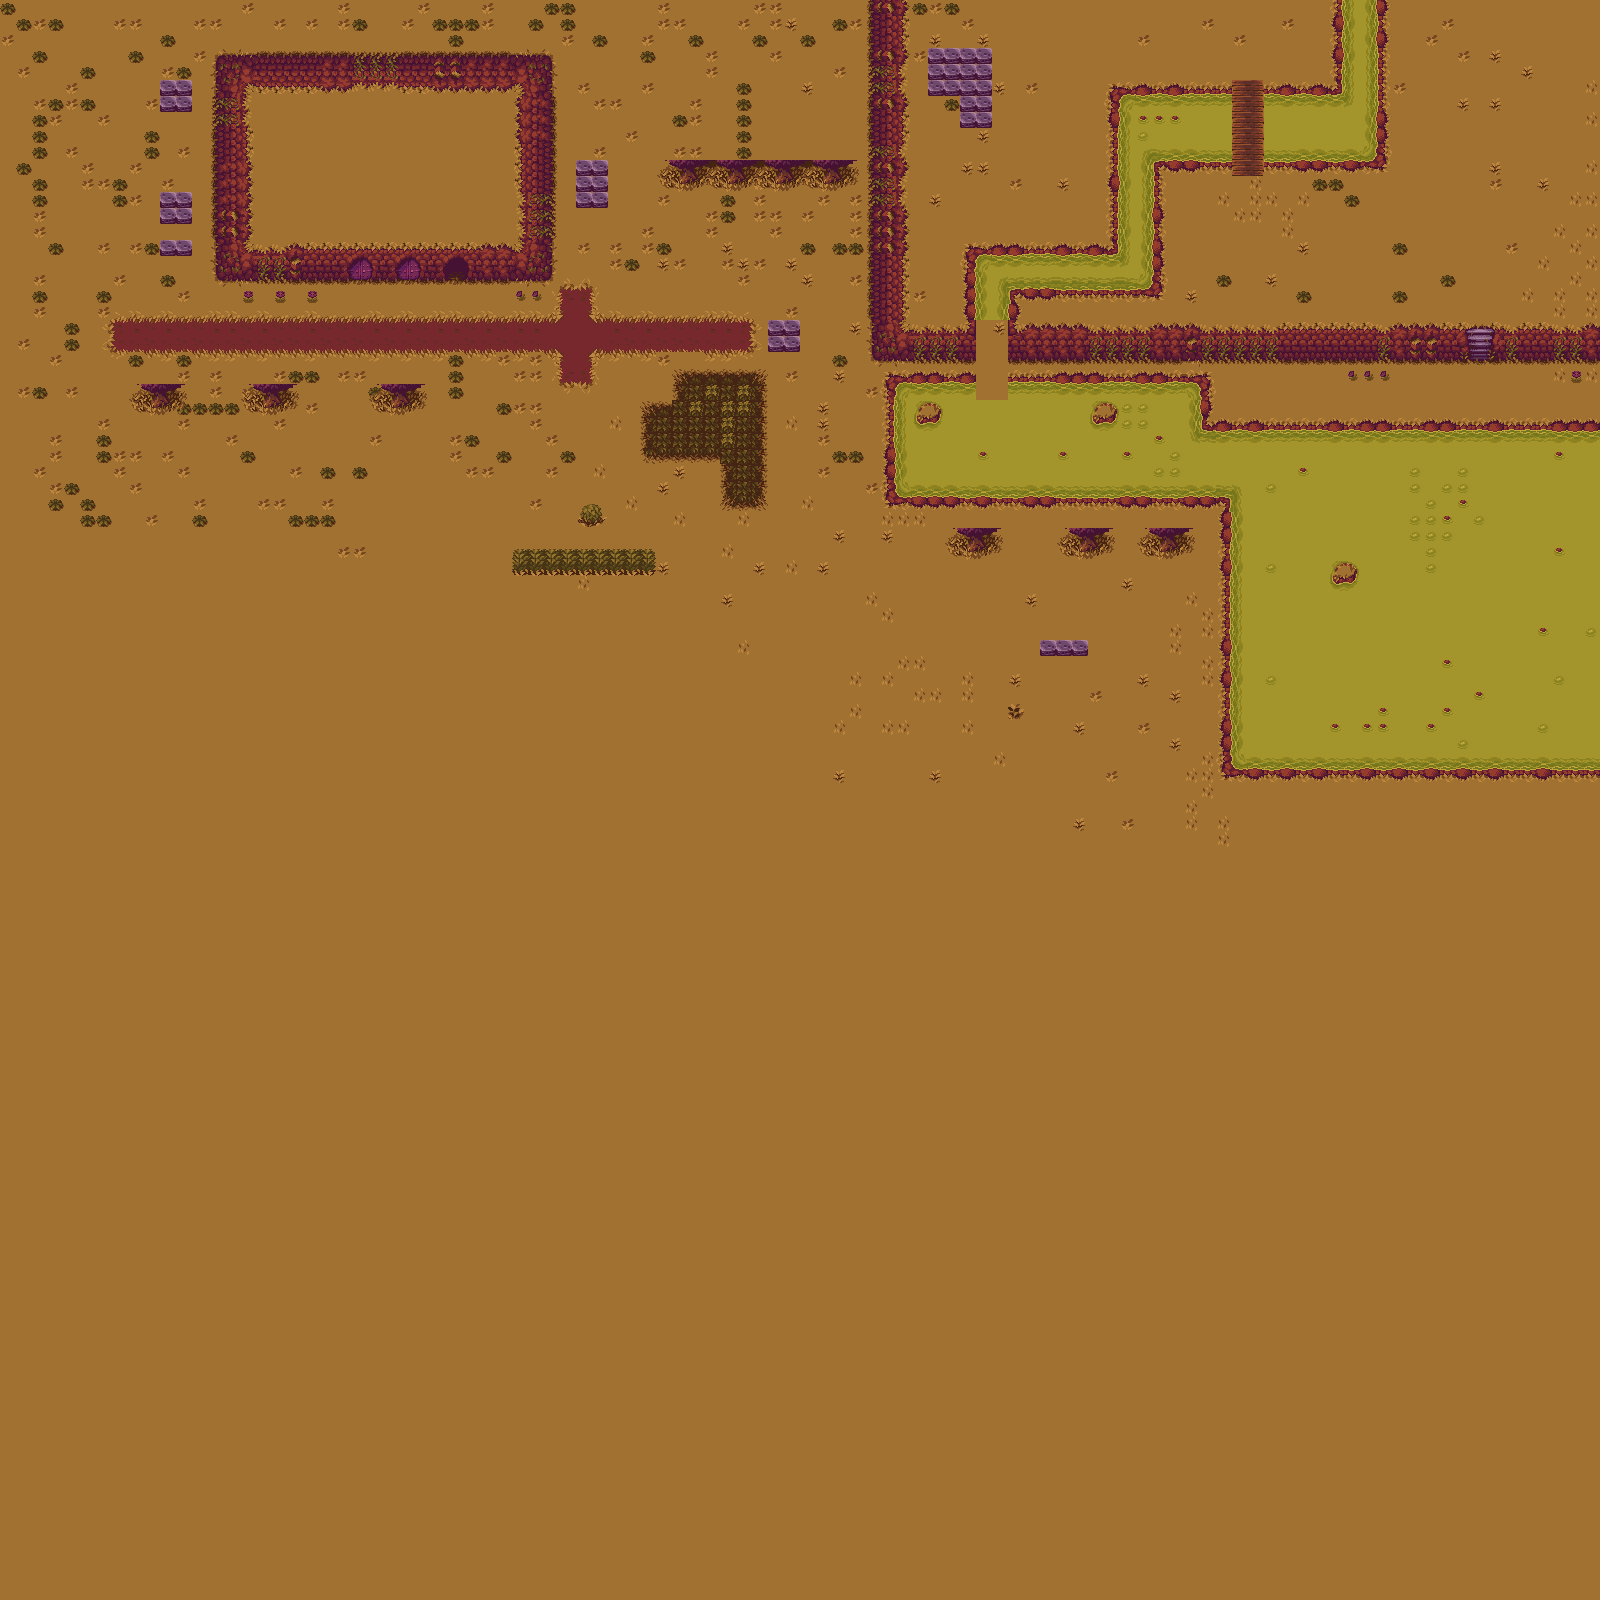

Tiled map render using the project's own tile images. Description and the map definition, with tile-layer contents summarised, below:
An orthogonal 100x100 tile map with 16x16 px tiles, 2 tile layers (Ground Layer 1, Ground Layer 2), 2 hidden layers not drawn, 2 tilesets and 24 objects (18x Coin, 5x Mole, Player).

<map version="1.8" tiledversion="1.8.1" orientation="orthogonal" renderorder="right-down" width="100" height="100" tilewidth="16" tileheight="16" infinite="0" nextlayerid="11" nextobjectid="40">
 <tileset firstgid="1" source="tileset.tsx" />
 <tileset firstgid="1089" source="simplewater.tsx" />
 <layer id="6" name="Ground Layer 1" width="100" height="100">
  <data>[10000 cells, 10000 non-empty, 159 distinct tile ids]</data>
 </layer>
 <layer id="7" name="Ground Layer 2" width="100" height="100">
  <data>[10000 cells, 1326 non-empty, 142 distinct tile ids]</data>
 </layer>
 <layer id="10" name="Dynamic Layer 1" width="100" height="100" visible="0">
  <data>[10000 cells, 1 non-empty, 1 distinct tile ids]</data>
 </layer>
 <objectgroup id="9" name="Object Layer 1">
  <object id="4" type="Player" x="360" y="296">
   <properties>
    <property name="FaceDirection" value="Down" />
   </properties>
   <point />
  </object>
  <object id="5" type="Mole" x="176" y="140">
   <properties>
    <property name="FaceDirection" value="Down" />
   </properties>
   <point />
  </object>
  <object id="9" type="Mole" x="928" y="156">
   <properties>
    <property name="FaceDirection" value="Down" />
   </properties>
   <point />
  </object>
  <object id="6" type="Mole" x="144" y="220">
   <properties>
    <property name="FaceDirection" value="Right" />
   </properties>
   <point />
  </object>
  <object id="16" type="Mole" x="1008" y="61.5">
   <properties>
    <property name="FaceDirection" value="Right" />
   </properties>
   <point />
  </object>
  <object id="7" type="Coin" x="742.667" y="328">
   <point />
  </object>
  <object id="10" type="Coin" x="1080.17" y="43">
   <point />
  </object>
  <object id="13" type="Coin" x="1080.17" y="59">
   <point />
  </object>
  <object id="11" type="Coin" x="1097.67" y="43.5">
   <point />
  </object>
  <object id="14" type="Coin" x="1097.67" y="59.5">
   <point />
  </object>
  <object id="12" type="Coin" x="1114.67" y="43.5">
   <point />
  </object>
  <object id="15" type="Coin" x="1114.67" y="59.5">
   <point />
  </object>
  <object id="8" type="Coin" x="742.667" y="344.667">
   <point />
  </object>
  <object id="25" type="Coin" x="585.167" y="300.5">
   <point />
  </object>
  <object id="26" type="Coin" x="585.167" y="317.167">
   <point />
  </object>
  <object id="27" type="Coin" x="568" y="300">
   <point />
  </object>
  <object id="28" type="Coin" x="568" y="317.5">
   <point />
  </object>
  <object id="29" type="Coin" x="585.167" y="355.5">
   <point />
  </object>
  <object id="30" type="Coin" x="585.167" y="372.167">
   <point />
  </object>
  <object id="31" type="Coin" x="568" y="355">
   <point />
  </object>
  <object id="32" type="Coin" x="568" y="372.5">
   <point />
  </object>
  <object id="37" type="Coin" x="725" y="344.67">
   <point />
  </object>
  <object id="38" type="Coin" x="725" y="328.5">
   <point />
  </object>
  <object id="39" type="Mole" x="688.5" y="335">
   <properties>
    <property name="FaceDirection" value="Left" />
   </properties>
   <point />
  </object>
 </objectgroup>
 <layer id="8" name="Fringe Layer" width="100" height="100" visible="0">
  <data>[10000 cells, 111 non-empty, 25 distinct tile ids]</data>
 </layer>
</map>
